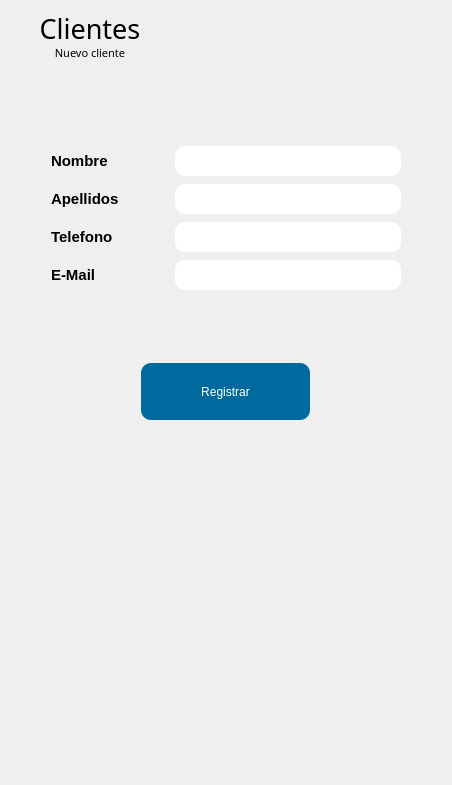
         <widget class="QWidget" name="page_new_client">
          <layout class="QVBoxLayout" name="verticalLayout_16">
           <item>
            <layout class="QHBoxLayout" name="horizontalLayout_26">
             <property name="spacing">
              <number>0</number>
             </property>
             <property name="rightMargin">
              <number>23</number>
             </property>
             <item>
              <layout class="QVBoxLayout" name="verticalLayout_15">
               <property name="spacing">
                <number>0</number>
               </property>
               <item>
                <widget class="QLabel" name="lbl_Logo_15">
                 <property name="sizePolicy">
                  <sizepolicy hsizetype="Expanding" vsizetype="Preferred">
                   <horstretch>0</horstretch>
                   <verstretch>0</verstretch>
                  </sizepolicy>
                 </property>
                 <property name="minimumSize">
                  <size>
                   <width>158</width>
                   <height>34</height>
                  </size>
                 </property>
                 <property name="maximumSize">
                  <size>
                   <width>158</width>
                   <height>34</height>
                  </size>
                 </property>
                 <property name="font">
                  <font>
                   <family>Trajan Pro</family>
                   <pointsize>20</pointsize>
                  </font>
                 </property>
                 <property name="styleSheet">
                  <string notr="true">border-radius: 60%;</string>
                 </property>
                 <property name="text">
                  <string>Clientes</string>
                 </property>
                 <property name="alignment">
                  <set>Qt::AlignCenter</set>
                 </property>
                </widget>
               </item>
               <item>
                <widget class="QLabel" name="lbl_Logo_16">
                 <property name="sizePolicy">
                  <sizepolicy hsizetype="Expanding" vsizetype="Preferred">
                   <horstretch>0</horstretch>
                   <verstretch>0</verstretch>
                  </sizepolicy>
                 </property>
                 <property name="minimumSize">
                  <size>
                   <width>158</width>
                   <height>15</height>
                  </size>
                 </property>
                 <property name="maximumSize">
                  <size>
                   <width>158</width>
                   <height>15</height>
                  </size>
                 </property>
                 <property name="font">
                  <font>
                   <family>Trajan Pro</family>
                   <pointsize>8</pointsize>
                  </font>
                 </property>
                 <property name="styleSheet">
                  <string notr="true">border-radius: 60%;</string>
                 </property>
                 <property name="text">
                  <string>Nuevo cliente</string>
                 </property>
                 <property name="alignment">
                  <set>Qt::AlignCenter</set>
                 </property>
                </widget>
               </item>
              </layout>
             </item>
             <item>
              <spacer name="horizontalSpacer_33">
               <property name="orientation">
                <enum>Qt::Horizontal</enum>
               </property>
               <property name="sizeHint" stdset="0">
                <size>
                 <width>40</width>
                 <height>20</height>
                </size>
               </property>
              </spacer>
             </item>
            </layout>
           </item>
           <item>
            <layout class="QVBoxLayout" name="verticalLayout_14">
             <property name="spacing">
              <number>20</number>
             </property>
             <property name="bottomMargin">
              <number>0</number>
             </property>
             <item>
              <spacer name="verticalSpacer_8">
               <property name="orientation">
                <enum>Qt::Vertical</enum>
               </property>
               <property name="sizeHint" stdset="0">
                <size>
                 <width>20</width>
                 <height>40</height>
                </size>
               </property>
              </spacer>
             </item>
             <item>
              <spacer name="verticalSpacer_9">
               <property name="orientation">
                <enum>Qt::Vertical</enum>
               </property>
               <property name="sizeHint" stdset="0">
                <size>
                 <width>20</width>
                 <height>40</height>
                </size>
               </property>
              </spacer>
             </item>
             <item>
              <layout class="QHBoxLayout" name="horizontalLayout_24">
               <property name="bottomMargin">
                <number>13</number>
               </property>
               <item>
                <spacer name="horizontalSpacer_31">
                 <property name="orientation">
                  <enum>Qt::Horizontal</enum>
                 </property>
                 <property name="sizeHint" stdset="0">
                  <size>
                   <width>40</width>
                   <height>20</height>
                  </size>
                 </property>
                </spacer>
               </item>
               <item>
                <layout class="QFormLayout" name="formLayout_3">
                 <property name="horizontalSpacing">
                  <number>56</number>
                 </property>
                 <property name="verticalSpacing">
                  <number>8</number>
                 </property>
                 <item row="0" column="1">
                  <widget class="QLineEdit" name="txt_nombre_cliente">
                   <property name="minimumSize">
                    <size>
                     <width>226</width>
                     <height>30</height>
                    </size>
                   </property>
                   <property name="maximumSize">
                    <size>
                     <width>226</width>
                     <height>30</height>
                    </size>
                   </property>
                   <property name="font">
                    <font>
                     <pointsize>12</pointsize>
                     <weight>75</weight>
                     <bold>true</bold>
                    </font>
                   </property>
                   <property name="styleSheet">
                    <string notr="true">background-color: rgb(255, 255, 255);
border-radius: 10px;
vertical-align:auto;

</string>
                   </property>
                  </widget>
                 </item>
                 <item row="1" column="0">
                  <widget class="QLabel" name="label_19">
                   <property name="font">
                    <font>
                     <pointsize>11</pointsize>
                     <weight>75</weight>
                     <bold>true</bold>
                    </font>
                   </property>
                   <property name="text">
                    <string>Apellidos</string>
                   </property>
                  </widget>
                 </item>
                 <item row="1" column="1">
                  <widget class="QLineEdit" name="txt_apellidos_cliente">
                   <property name="minimumSize">
                    <size>
                     <width>226</width>
                     <height>30</height>
                    </size>
                   </property>
                   <property name="maximumSize">
                    <size>
                     <width>226</width>
                     <height>30</height>
                    </size>
                   </property>
                   <property name="font">
                    <font>
                     <pointsize>12</pointsize>
                     <weight>75</weight>
                     <bold>true</bold>
                    </font>
                   </property>
                   <property name="styleSheet">
                    <string notr="true">background-color: rgb(255, 255, 255);
border-radius: 10px;
vertical-align:auto;</string>
                   </property>
                  </widget>
                 </item>
                 <item row="2" column="0">
                  <widget class="QLabel" name="label_20">
                   <property name="font">
                    <font>
                     <pointsize>11</pointsize>
                     <weight>75</weight>
                     <bold>true</bold>
                    </font>
                   </property>
                   <property name="text">
                    <string>Telefono</string>
                   </property>
                  </widget>
                 </item>
                 <item row="2" column="1">
                  <widget class="QLineEdit" name="txt_telefono_cliente">
                   <property name="minimumSize">
                    <size>
                     <width>226</width>
                     <height>30</height>
                    </size>
                   </property>
                   <property name="maximumSize">
                    <size>
                     <width>226</width>
                     <height>30</height>
                    </size>
                   </property>
                   <property name="font">
                    <font>
                     <pointsize>12</pointsize>
                     <weight>75</weight>
                     <bold>true</bold>
                    </font>
                   </property>
                   <property name="styleSheet">
                    <string notr="true">background-color: rgb(255, 255, 255);
border-radius: 10px;
vertical-align:auto;</string>
                   </property>
                  </widget>
                 </item>
                 <item row="3" column="0">
                  <widget class="QLabel" name="label_21">
                   <property name="font">
                    <font>
                     <pointsize>11</pointsize>
                     <weight>75</weight>
                     <bold>true</bold>
                    </font>
                   </property>
                   <property name="text">
                    <string>E-Mail</string>
                   </property>
                  </widget>
                 </item>
                 <item row="3" column="1">
                  <widget class="QLineEdit" name="txt_email_cliente">
                   <property name="minimumSize">
                    <size>
                     <width>226</width>
                     <height>30</height>
                    </size>
                   </property>
                   <property name="maximumSize">
                    <size>
                     <width>226</width>
                     <height>30</height>
                    </size>
                   </property>
                   <property name="font">
                    <font>
                     <pointsize>12</pointsize>
                     <weight>75</weight>
                     <bold>true</bold>
                    </font>
                   </property>
                   <property name="styleSheet">
                    <string notr="true">background-color: rgb(255, 255, 255);
border-radius: 10px;
vertical-align:auto;</string>
                   </property>
                  </widget>
                 </item>
                 <item row="0" column="0">
                  <widget class="QLabel" name="label_18">
                   <property name="font">
                    <font>
                     <pointsize>11</pointsize>
                     <weight>75</weight>
                     <bold>true</bold>
                    </font>
                   </property>
                   <property name="text">
                    <string>Nombre</string>
                   </property>
                  </widget>
                 </item>
                </layout>
               </item>
               <item>
                <spacer name="horizontalSpacer_32">
                 <property name="orientation">
                  <enum>Qt::Horizontal</enum>
                 </property>
                 <property name="sizeHint" stdset="0">
                  <size>
                   <width>40</width>
                   <height>20</height>
                  </size>
                 </property>
                </spacer>
               </item>
              </layout>
             </item>
             <item>
              <spacer name="verticalSpacer_10">
               <property name="orientation">
                <enum>Qt::Vertical</enum>
               </property>
               <property name="sizeHint" stdset="0">
                <size>
                 <width>20</width>
                 <height>40</height>
                </size>
               </property>
              </spacer>
             </item>
             <item>
              <layout class="QHBoxLayout" name="horizontalLayout_25">
               <item>
                <widget class="QPushButton" name="btnRegistrarC">
                 <property name="minimumSize">
                  <size>
                   <width>169</width>
                   <height>57</height>
                  </size>
                 </property>
                 <property name="maximumSize">
                  <size>
                   <width>169</width>
                   <height>57</height>
                  </size>
                 </property>
                 <property name="styleSheet">
                  <string notr="true">QPushButton{
	background-color: rgb(0, 105, 157);
	border-radius: 10px;
	color: white;
}

QPushButton:hover{
	background: rgb(0, 117, 176);
}</string>
                 </property>
                 <property name="text">
                  <string>Registrar</string>
                 </property>
                </widget>
               </item>
              </layout>
             </item>
            </layout>
           </item>
           <item>
            <spacer name="verticalSpacer_11">
             <property name="orientation">
              <enum>Qt::Vertical</enum>
             </property>
             <property name="sizeHint" stdset="0">
              <size>
               <width>20</width>
               <height>354</height>
              </size>
             </property>
            </spacer>
           </item>
          </layout>
         </widget>
